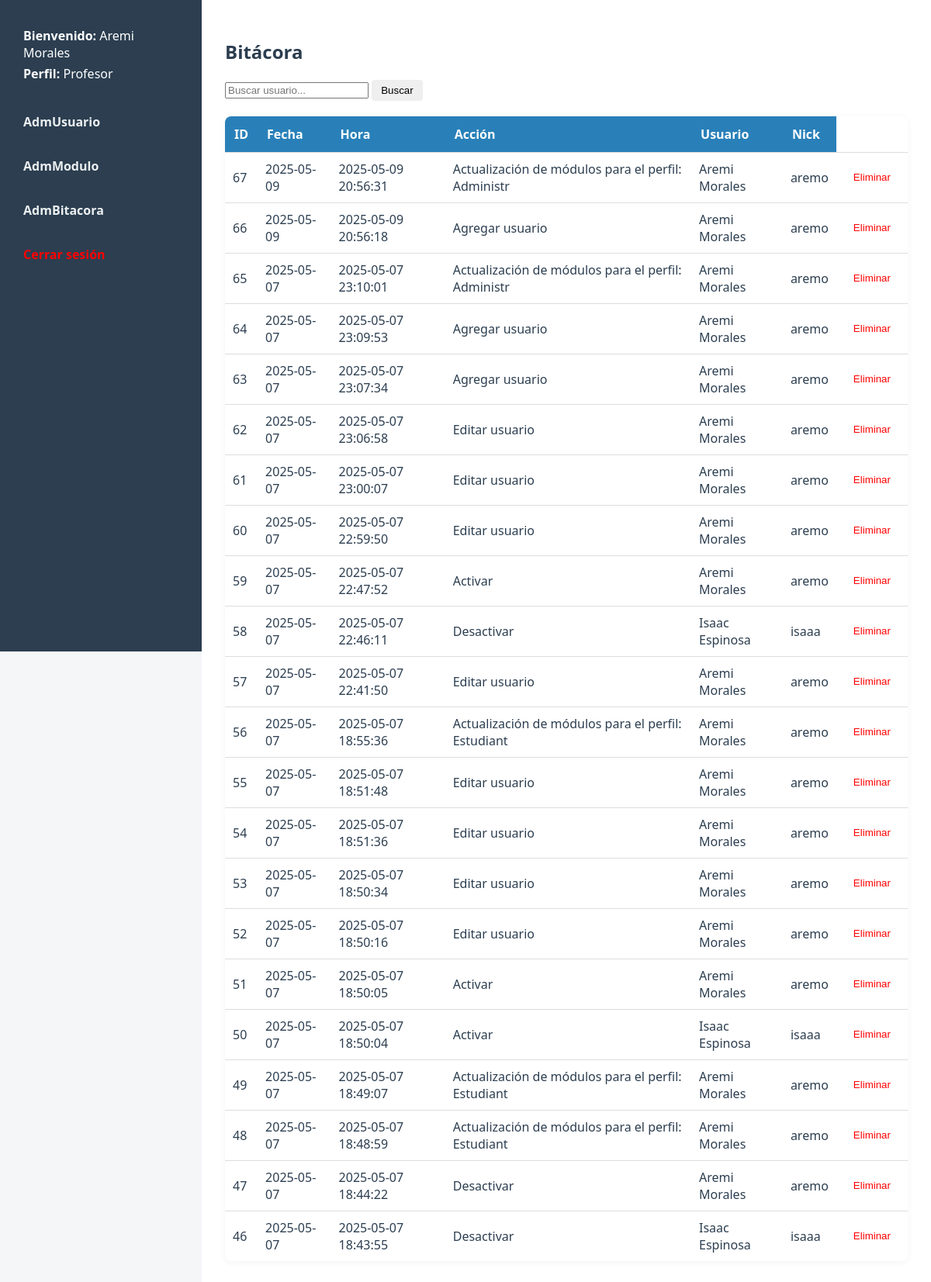
Screenshot of /AdmBitacora/index.php (signed in) with the database file from the repository.
### tables this page shows
CREATE TABLE `modulo` (
  `Id_mod` int(11) NOT NULL,
  `Nombre` varchar(40) DEFAULT NULL,
  `Url` varchar(70) DEFAULT NULL,
  `Borrado` char(1) DEFAULT NULL
);

CREATE TABLE `bitacora` (
  `Id_b` int(11) NOT NULL,
  `fecha` date DEFAULT NULL,
  `hora` datetime DEFAULT NULL,
  `accion` varchar(50) DEFAULT NULL,
  `id_u` int(11) DEFAULT NULL
);

CREATE TABLE `persona` (
  `id` int(11) NOT NULL,
  `nombre` varchar(255) NOT NULL,
  `edad` int(11) DEFAULT NULL,
  `correo` varchar(255) NOT NULL,
  `borrado` bit(1) DEFAULT b'0'
);

CREATE TABLE `usuario` (
  `id_u` int(11) NOT NULL,
  `Nick` varchar(20) DEFAULT NULL,
  `Pwd` varchar(8) DEFAULT NULL,
  `Borrado` char(1) DEFAULT NULL,
  `Id_p` int(11) DEFAULT NULL,
  `Id_person` int(11) NOT NULL
);

### AdmBitacora/controlador/controlador.php (called while the page is built, shortened)
<?php
include_once $_SERVER['DOCUMENT_ROOT'] . '/SEyBT/config/conexion.php';
include_once $_SERVER['DOCUMENT_ROOT'] . '/SEyBT/AdmBitacora/modelo/modelo.php';
$perfil = $_SESSION['perfil'];
$modulos = obtenerModulosPorPerfil($conn, $perfil);
$buscar = isset($_GET['buscar']) ? $_GET['buscar'] : null;
$registros = obtenerRegistrosBitacora($conn, $buscar);
?>

### AdmBitacora/modelo/modelo.php (called while the page is built, shortened)
<?php
function obtenerModulosPorPerfil($conn, $perfil) {
    $sql = "SELECT modulo.nombre, modulo.url
            FROM modulo
            INNER JOIN mod_perfil ON mod_perfil.Id_mod = modulo.Id_mod
            WHERE mod_perfil.Id_p = (SELECT Id_p FROM perfil WHERE Nombre = ?)";
    $stmt = $conn->prepare($sql);
    $stmt->bind_param("s", $perfil);
    $stmt->execute();
    $result = $stmt->get_result();
    $modulos = [];
    while ($row = $result->fetch_assoc()) {
        $modulos[] = $row;
    }
    return $modulos;
}
function obtenerRegistrosBitacora($conn, $buscar = null) {
    $sql = "SELECT bitacora.Id_b, bitacora.fecha, bitacora.hora, bitacora.accion, persona.nombre AS Nombre, usuario.Nick
            FROM bitacora
            LEFT JOIN usuario ON bitacora.id_u = usuario.Id_u
            LEFT JOIN persona ON usuario.Id_person = persona.id
            WHERE persona.Borrado = 0";
    $sql .= " ORDER BY bitacora.Id_b DESC";
    $stmt = $conn->prepare($sql);
    $stmt->execute();
    $result = $stmt->get_result();
    $registros = [];
    while ($row = $result->fetch_assoc()) {
        $registros[] = $row;
    }
    return $registros;
}
?>

### AdmBitacora/index.php (the view, shortened to what this page needs)
<?php
include './controlador/controlador.php';
?>
<!DOCTYPE html>
<html lang="es">
<head>
    <link rel="stylesheet" href="../css/estilo.css">
</head>
<body>
<aside>
    <div class="bienvenida">
        <p><strong>Bienvenido:</strong> <?= $_SESSION['usuario'] ?></p>
        <p><strong>Perfil:</strong> <?= $_SESSION['perfil'] ?? 'No definido' ?></p>
    </div>
    <?php foreach ($modulos as $modulo): ?>
        <a href="<?= '/SEyBT'.$modulo['url'] ?>"><?= $modulo['nombre'] ?></a>
    <?php endforeach; ?>
    <a href="../logout.php" style="color:red;">Cerrar sesión</a>
</aside>
<main>
    <h2>Bitácora</h2>
    <form method="GET">
        <input type="text" name="buscar" placeholder="Buscar usuario..." value="<?= htmlspecialchars($buscar) ?>">
        <button type="submit">Buscar</button>
    </form>
    <table>
        <tr>
            <th>ID</th>
            <th>Fecha</th>
            <th>Hora</th>
            <th>Acción</th>
            <th>Usuario</th>
            <th>Nick</th>
        </tr>
        <?php foreach ($registros as $row): ?>
        <tr>
            <td><?= $row['Id_b'] ?></td>
            <td><?= $row['fecha'] ?></td>
            <td><?= $row['hora'] ?></td>
            <td><?= $row['accion'] ?></td>
            <td><?= $row['Nombre'] ?></td>
            <td><?= $row['Nick'] ?></td>
            <td>
                <form action="eliminar.php" method="POST" style="margin: 0;">
                    <button type="submit" style="color: red; border: none; background: none; cursor: pointer;">Eliminar</button>
                </form>
            </td>
        </tr>
        <?php endforeach; ?>
    </table>
</main>
</body>
</html>

### css/estilo.css (style rules this page uses)
body { font-family: 'Segoe UI', Tahoma, Geneva, Verdana, sans-serif; margin: 0; display: flex; background-color: #f4f6f8; color: #2c3e50; }
aside { width: 220px; background-color: #2c3e50; padding: 20px; height: 100vh; box-shadow: 2px 0 5px rgb(255, 255, 255); }
.bienvenida { color: #ffffff; padding: 10px; border-radius: 5px; margin-bottom: 15px; }
.bienvenida p { margin: 5px 0; }
aside a { display: block; margin-bottom: 15px; text-decoration: none; color: #ecf0f1; font-weight: bold; padding: 10px; border-radius: 5px; transition: 0.2s ease; }
aside a:last-child { color: #e74c3c; }
main { padding: 30px; flex: 1; background-color: #fff; }
button { padding: 6px 12px; border: none; border-radius: 4px; font-weight: 500; cursor: pointer; }
table { width: 100%; border-collapse: collapse; margin-top: 20px; background-color: #fff; border-radius: 8px; overflow: hidden; box-shadow: 0 2px 10px rgba(0, 0, 0, 0.05); }
th { background-color: #2980b9; color: white; padding: 12px; text-align: left; }
td { padding: 10px; border-top: 1px solid #ddd; }

### rows the page displays
modulo: Nombre "AdmUsuario"
modulo: Nombre "AdmModulo"
modulo: Nombre "AdmBitacora"
bitacora: Id_b "67", fecha "2025-05-09", hora "2025-05-09 20:56:31", accion "Actualización de módulos para el perfil: Administr", persona.nombre "Aremi Morales", id_u.Nick "aremo"
bitacora: Id_b "66", fecha "2025-05-09", hora "2025-05-09 20:56:18", accion "Agregar usuario", persona.nombre "Aremi Morales", id_u.Nick "aremo"
bitacora: Id_b "65", fecha "2025-05-07", hora "2025-05-07 23:10:01", accion "Actualización de módulos para el perfil: Administr", persona.nombre "Aremi Morales", id_u.Nick "aremo"
bitacora: Id_b "64", fecha "2025-05-07", hora "2025-05-07 23:09:53", accion "Agregar usuario", persona.nombre "Aremi Morales", id_u.Nick "aremo"
bitacora: Id_b "63", fecha "2025-05-07", hora "2025-05-07 23:07:34", accion "Agregar usuario", persona.nombre "Aremi Morales", id_u.Nick "aremo"
bitacora: Id_b "62", fecha "2025-05-07", hora "2025-05-07 23:06:58", accion "Editar usuario", persona.nombre "Aremi Morales", id_u.Nick "aremo"
bitacora: Id_b "61", fecha "2025-05-07", hora "2025-05-07 23:00:07", accion "Editar usuario", persona.nombre "Aremi Morales", id_u.Nick "aremo"
bitacora: Id_b "60", fecha "2025-05-07", hora "2025-05-07 22:59:50", accion "Editar usuario", persona.nombre "Aremi Morales", id_u.Nick "aremo"
bitacora: Id_b "59", fecha "2025-05-07", hora "2025-05-07 22:47:52", accion "Activar", persona.nombre "Aremi Morales", id_u.Nick "aremo"
bitacora: Id_b "58", fecha "2025-05-07", hora "2025-05-07 22:46:11", accion "Desactivar", persona.nombre "Isaac Espinosa", id_u.Nick "isaaa"
bitacora: Id_b "57", fecha "2025-05-07", hora "2025-05-07 22:41:50", accion "Editar usuario", persona.nombre "Aremi Morales", id_u.Nick "aremo"
bitacora: Id_b "56", fecha "2025-05-07", hora "2025-05-07 18:55:36", accion "Actualización de módulos para el perfil: Estudiant", persona.nombre "Aremi Morales", id_u.Nick "aremo"
bitacora: Id_b "55", fecha "2025-05-07", hora "2025-05-07 18:51:48", accion "Editar usuario", persona.nombre "Aremi Morales", id_u.Nick "aremo"
bitacora: Id_b "54", fecha "2025-05-07", hora "2025-05-07 18:51:36", accion "Editar usuario", persona.nombre "Aremi Morales", id_u.Nick "aremo"
bitacora: Id_b "53", fecha "2025-05-07", hora "2025-05-07 18:50:34", accion "Editar usuario", persona.nombre "Aremi Morales", id_u.Nick "aremo"
bitacora: Id_b "52", fecha "2025-05-07", hora "2025-05-07 18:50:16", accion "Editar usuario", persona.nombre "Aremi Morales", id_u.Nick "aremo"
bitacora: Id_b "51", fecha "2025-05-07", hora "2025-05-07 18:50:05", accion "Activar", persona.nombre "Aremi Morales", id_u.Nick "aremo"
bitacora: Id_b "50", fecha "2025-05-07", hora "2025-05-07 18:50:04", accion "Activar", persona.nombre "Isaac Espinosa", id_u.Nick "isaaa"
bitacora: Id_b "49", fecha "2025-05-07", hora "2025-05-07 18:49:07", accion "Actualización de módulos para el perfil: Estudiant", persona.nombre "Aremi Morales", id_u.Nick "aremo"
bitacora: Id_b "48", fecha "2025-05-07", hora "2025-05-07 18:48:59", accion "Actualización de módulos para el perfil: Estudiant", persona.nombre "Aremi Morales", id_u.Nick "aremo"
bitacora: Id_b "47", fecha "2025-05-07", hora "2025-05-07 18:44:22", accion "Desactivar", persona.nombre "Aremi Morales", id_u.Nick "aremo"
bitacora: Id_b "46", fecha "2025-05-07", hora "2025-05-07 18:43:55", accion "Desactivar", persona.nombre "Isaac Espinosa", id_u.Nick "isaaa"

### other values shown
$_SESSION['usuario'] "Aremi Morales"
$_SESSION['perfil'] "Profesor"
